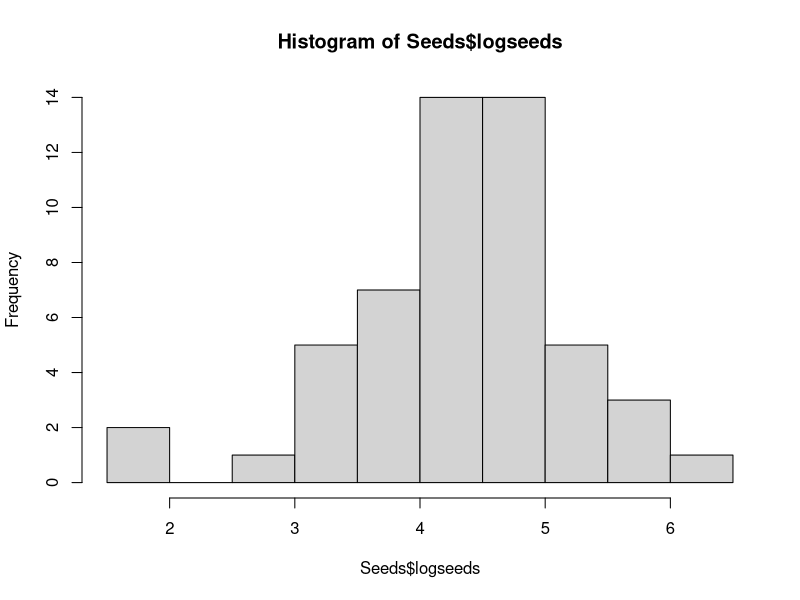
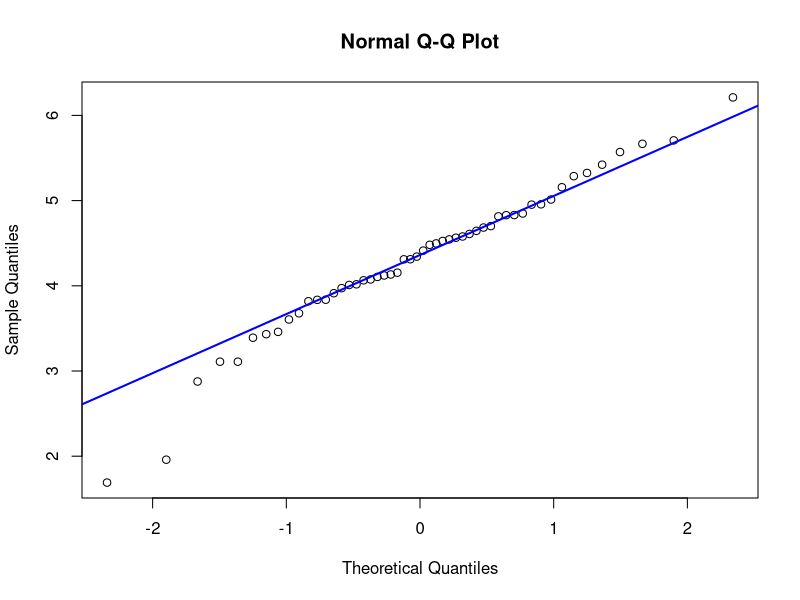
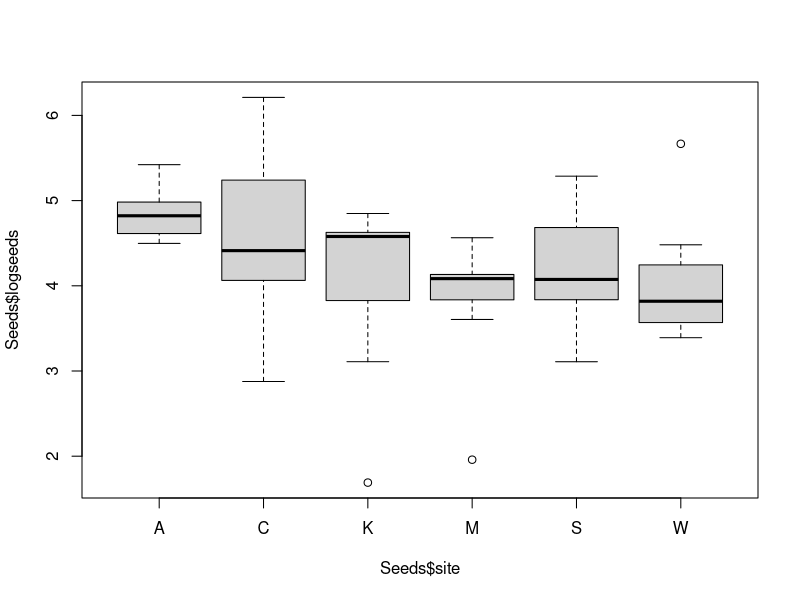

The R source for these figures, in order:
# Seeds data input

Seeds<- read.csv("SEEDS.csv", header=TRUE, stringsAsFactors=FALSE)

    Seeds$logseeds <- as.numeric(Seeds$logseeds)
    Seeds$site <- as.factor(Seeds$site)

# Seeds plot
{
hist(Seeds$logseeds)
qqnorm(Seeds$logseeds)
qqline(Seeds$logseeds, col = "blue", lwd = 2)
boxplot(Seeds$logseeds~Seeds$site)
}

# ANOVA Seeds

aov.Seeds <- aov(logseeds~site,data=Seeds)
print(TukeyHSD(aov.Seeds))
